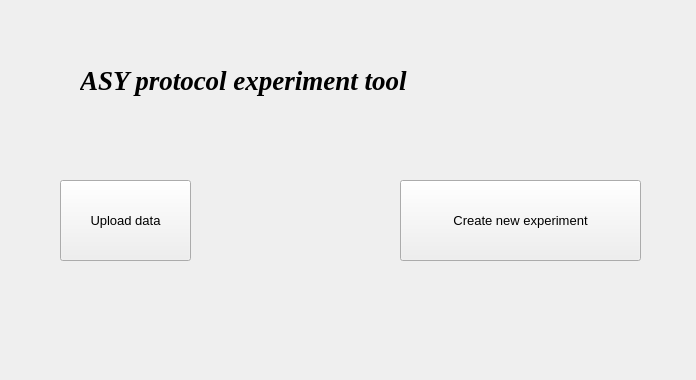
<?xml version="1.0" encoding="UTF-8"?>
<ui version="4.0">
 <class>MainWindow</class>
 <widget class="QMainWindow" name="MainWindow">
  <property name="geometry">
   <rect>
    <x>0</x>
    <y>0</y>
    <width>696</width>
    <height>380</height>
   </rect>
  </property>
  <property name="windowTitle">
   <string>ASY Experiment Tool</string>
  </property>
  <property name="autoFillBackground">
   <bool>false</bool>
  </property>
  <widget class="QWidget" name="centralwidget">
   <widget class="QLabel" name="label">
    <property name="geometry">
     <rect>
      <x>80</x>
      <y>40</y>
      <width>631</width>
      <height>81</height>
     </rect>
    </property>
    <property name="font">
     <font>
      <family>Times New Roman</family>
      <pointsize>20</pointsize>
      <weight>75</weight>
      <italic>true</italic>
      <bold>true</bold>
     </font>
    </property>
    <property name="text">
     <string>ASY protocol experiment tool</string>
    </property>
   </widget>
   <widget class="QPushButton" name="UploadDataButton">
    <property name="geometry">
     <rect>
      <x>60</x>
      <y>180</y>
      <width>131</width>
      <height>81</height>
     </rect>
    </property>
    <property name="font">
     <font>
      <family>Segoe UI</family>
      <pointsize>10</pointsize>
     </font>
    </property>
    <property name="cursor">
     <cursorShape>PointingHandCursor</cursorShape>
    </property>
    <property name="text">
     <string>Upload data</string>
    </property>
   </widget>
   <widget class="QPushButton" name="CreateExperimentButton">
    <property name="geometry">
     <rect>
      <x>400</x>
      <y>180</y>
      <width>241</width>
      <height>81</height>
     </rect>
    </property>
    <property name="font">
     <font>
      <family>Segoe UI</family>
      <pointsize>10</pointsize>
     </font>
    </property>
    <property name="cursor">
     <cursorShape>PointingHandCursor</cursorShape>
    </property>
    <property name="text">
     <string>Create new experiment</string>
    </property>
   </widget>
  </widget>
 </widget>
 <resources/>
 <connections/>
</ui>
